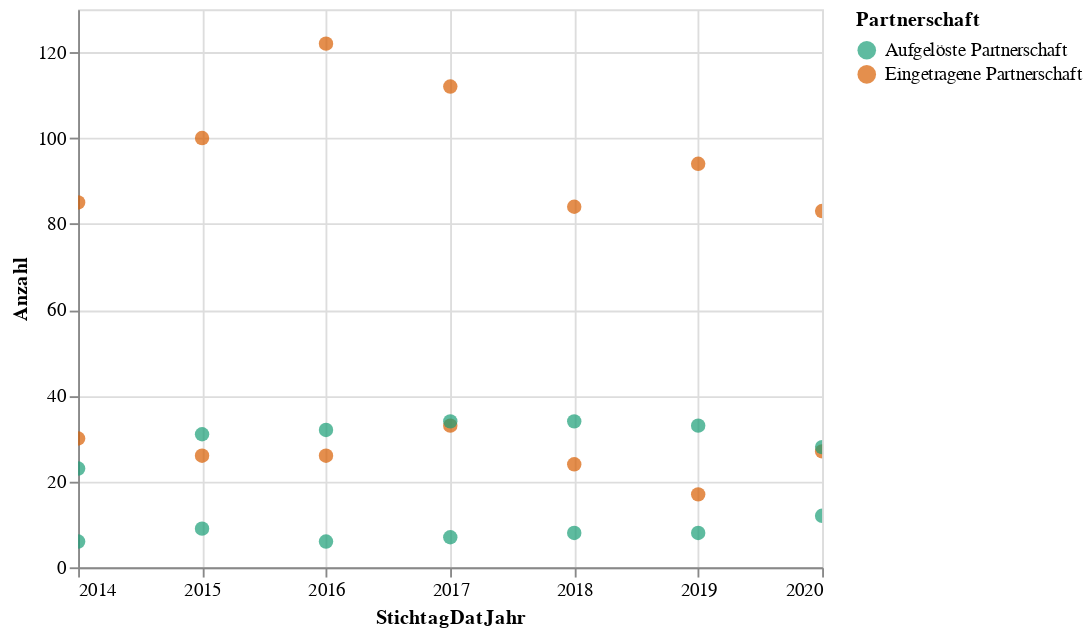

The notebook cell saved with this chart:
### Code cell
alt.Chart(data2betested).mark_circle(size=60).encode(
    x='StichtagDatJahr',
    y='Anzahl',
    #color='AnzNat',
    #color=alt.Color('AnzNat', scale=alt.Scale(scheme='greens')),
    color=alt.Color('Partnerschaft', scale=alt.Scale(scheme='dark2')),
    tooltip=['StichtagDatJahr','Partnerschaft','Anzahl']
).interactive() # this makes the axes interactive: now you can zoom & pan

### Figure 1 — Vega-Lite specification as saved in the notebook (floating-point values rounded to 4 significant figures)
{"config": {"view": {"continuousWidth": 400, "continuousHeight": 300}}, "data": {"name": "data-451dcccef8304424a177c9def35ca1a2"}, "mark": {"type": "circle", "size": 60}, "encoding": {"color": {"type": "nominal", "field": "Partnerschaft", "scale": {"scheme": "dark2"}}, "tooltip": [{"type": "temporal", "field": "StichtagDatJahr"}, {"type": "nominal", "field": "Partnerschaft"}, {"type": "quantitative", "field": "Anzahl"}], "x": {"type": "temporal", "field": "StichtagDatJahr"}, "y": {"type": "quantitative", "field": "Anzahl"}}, "selection": {"selector022": {"type": "interval", "bind": "scales", "encodings": ["x", "y"]}}, "$schema": "https://vega.github.io/schema/vega-lite/v4.8.1.json", "datasets": {"data-451dcccef8304424a177c9def35ca1a2": [{"EreignisDatJahr": 2014, "SexLang": "weiblich", "SexCd": 2, "Partnerschaft": "Eingetragene Partnerschaft", "PartnerschaftSort": 1, "Anzahl": 30, "StichtagDatJahr": "2014-01-01T00:00:00"}, {"EreignisDatJahr": 2014, "SexLang": "männlich", "SexCd": 1, "Partnerschaft": "Eingetragene Partnerschaft", "PartnerschaftSort": 1, "Anzahl": 85, "StichtagDatJahr": "2014-01-01T00:00:00"}, {"EreignisDatJahr": 2014, "SexLang": "weiblich", "SexCd": 2, "Partnerschaft": "Aufgelöste Partnerschaft", "PartnerschaftSort": 2, "Anzahl": 6, "StichtagDatJahr": "2014-01-01T00:00:00"}, {"EreignisDatJahr": 2014, "SexLang": "männlich", "SexCd": 1, "Partnerschaft": "Aufgelöste Partnerschaft", "PartnerschaftSort": 2, "Anzahl": 23, "StichtagDatJahr": "2014-01-01T00:00:00"}, {"EreignisDatJahr": 2015, "SexLang": "weiblich", "SexCd": 2, "Partnerschaft": "Eingetragene Partnerschaft", "PartnerschaftSort": 1, "Anzahl": 26, "StichtagDatJahr": "2015-01-01T00:00:00"}, {"EreignisDatJahr": 2015, "SexLang": "männlich", "SexCd": 1, "Partnerschaft": "Eingetragene Partnerschaft", "PartnerschaftSort": 1, "Anzahl": 100, "StichtagDatJahr": "2015-01-01T00:00:00"}, {"EreignisDatJahr": 2015, "SexLang": "weiblich", "SexCd": 2, "Partnerschaft": "Aufgelöste Partnerschaft", "PartnerschaftSort": 2, "Anzahl": 9, "StichtagDatJahr": "2015-01-01T00:00:00"}, {"EreignisDatJahr": 2015, "SexLang": "männlich", "SexCd": 1, "Partnerschaft": "Aufgelöste Partnerschaft", "PartnerschaftSort": 2, "Anzahl": 31, "StichtagDatJahr": "2015-01-01T00:00:00"}, {"EreignisDatJahr": 2016, "SexLang": "weiblich", "SexCd": 2, "Partnerschaft": "Eingetragene Partnerschaft", "PartnerschaftSort": 1, "Anzahl": 26, "StichtagDatJahr": "2016-01-01T00:00:00"}, {"EreignisDatJahr": 2016, "SexLang": "männlich", "SexCd": 1, "Partnerschaft": "Eingetragene Partnerschaft", "PartnerschaftSort": 1, "Anzahl": 122, "StichtagDatJahr": "2016-01-01T00:00:00"}, {"EreignisDatJahr": 2016, "SexLang": "weiblich", "SexCd": 2, "Partnerschaft": "Aufgelöste Partnerschaft", "PartnerschaftSort": 2, "Anzahl": 6, "StichtagDatJahr": "2016-01-01T00:00:00"}, {"EreignisDatJahr": 2016, "SexLang": "männlich", "SexCd": 1, "Partnerschaft": "Aufgelöste Partnerschaft", "PartnerschaftSort": 2, "Anzahl": 32, "StichtagDatJahr": "2016-01-01T00:00:00"}, {"EreignisDatJahr": 2017, "SexLang": "weiblich", "SexCd": 2, "Partnerschaft": "Eingetragene Partnerschaft", "PartnerschaftSort": 1, "Anzahl": 33, "StichtagDatJahr": "2017-01-01T00:00:00"}, {"EreignisDatJahr": 2017, "SexLang": "männlich", "SexCd": 1, "Partnerschaft": "Eingetragene Partnerschaft", "PartnerschaftSort": 1, "Anzahl": 112, "StichtagDatJahr": "2017-01-01T00:00:00"}, {"EreignisDatJahr": 2017, "SexLang": "weiblich", "SexCd": 2, "Partnerschaft": "Aufgelöste Partnerschaft", "PartnerschaftSort": 2, "Anzahl": 7, "StichtagDatJahr": "2017-01-01T00:00:00"}, {"EreignisDatJahr": 2017, "SexLang": "männlich", "SexCd": 1, "Partnerschaft": "Aufgelöste Partnerschaft", "PartnerschaftSort": 2, "Anzahl": 34, "StichtagDatJahr": "2017-01-01T00:00:00"}, {"EreignisDatJahr": 2018, "SexLang": "weiblich", "SexCd": 2, "Partnerschaft": "Eingetragene Partnerschaft", "PartnerschaftSort": 1, "Anzahl": 24, "StichtagDatJahr": "2018-01-01T00:00:00"}, {"EreignisDatJahr": 2018, "SexLang": "männlich", "SexCd": 1, "Partnerschaft": "Eingetragene Partnerschaft", "PartnerschaftSort": 1, "Anzahl": 84, "StichtagDatJahr": "2018-01-01T00:00:00"}, {"EreignisDatJahr": 2018, "SexLang": "weiblich", "SexCd": 2, "Partnerschaft": "Aufgelöste Partnerschaft", "PartnerschaftSort": 2, "Anzahl": 8, "StichtagDatJahr": "2018-01-01T00:00:00"}, {"EreignisDatJahr": 2018, "SexLang": "männlich", "SexCd": 1, "Partnerschaft": "Aufgelöste Partnerschaft", "PartnerschaftSort": 2, "Anzahl": 34, "StichtagDatJahr": "2018-01-01T00:00:00"}, {"EreignisDatJahr": 2019, "SexLang": "weiblich", "SexCd": 2, "Partnerschaft": "Eingetragene Partnerschaft", "PartnerschaftSort": 1, "Anzahl": 17, "StichtagDatJahr": "2019-01-01T00:00:00"}, {"EreignisDatJahr": 2019, "SexLang": "männlich", "SexCd": 1, "Partnerschaft": "Eingetragene Partnerschaft", "PartnerschaftSort": 1, "Anzahl": 94, "StichtagDatJahr": "2019-01-01T00:00:00"}, {"EreignisDatJahr": 2019, "SexLang": "weiblich", "SexCd": 2, "Partnerschaft": "Aufgelöste Partnerschaft", "PartnerschaftSort": 2, "Anzahl": 8, "StichtagDatJahr": "2019-01-01T00:00:00"}, {"EreignisDatJahr": 2019, "SexLang": "männlich", "SexCd": 1, "Partnerschaft": "Aufgelöste Partnerschaft", "PartnerschaftSort": 2, "Anzahl": 33, "StichtagDatJahr": "2019-01-01T00:00:00"}, {"EreignisDatJahr": 2020, "SexLang": "weiblich", "SexCd": 2, "Partnerschaft": "Eingetragene Partnerschaft", "PartnerschaftSort": 1, "Anzahl": 27, "StichtagDatJahr": "2020-01-01T00:00:00"}, {"EreignisDatJahr": 2020, "SexLang": "männlich", "SexCd": 1, "Partnerschaft": "Eingetragene Partnerschaft", "PartnerschaftSort": 1, "Anzahl": 83, "StichtagDatJahr": "2020-01-01T00:00:00"}, {"EreignisDatJahr": 2020, "SexLang": "weiblich", "SexCd": 2, "Partnerschaft": "Aufgelöste Partnerschaft", "PartnerschaftSort": 2, "Anzahl": 12, "StichtagDatJahr": "2020-01-01T00:00:00"}, {"EreignisDatJahr": 2020, "SexLang": "männlich", "SexCd": 1, "Partnerschaft": "Aufgelöste Partnerschaft", "PartnerschaftSort": 2, "Anzahl": 28, "StichtagDatJahr": "2020-01-01T00:00:00"}]}}
